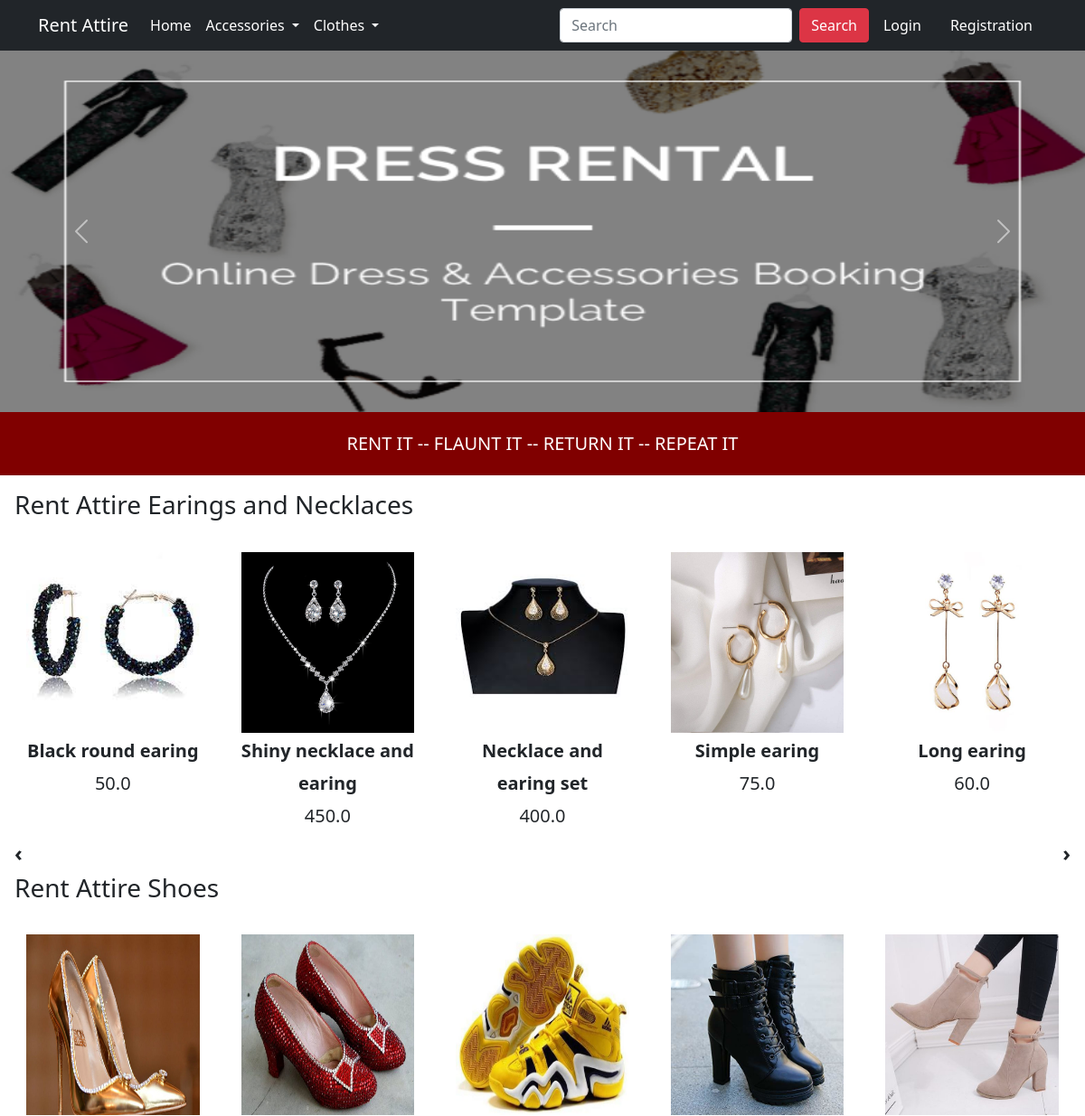
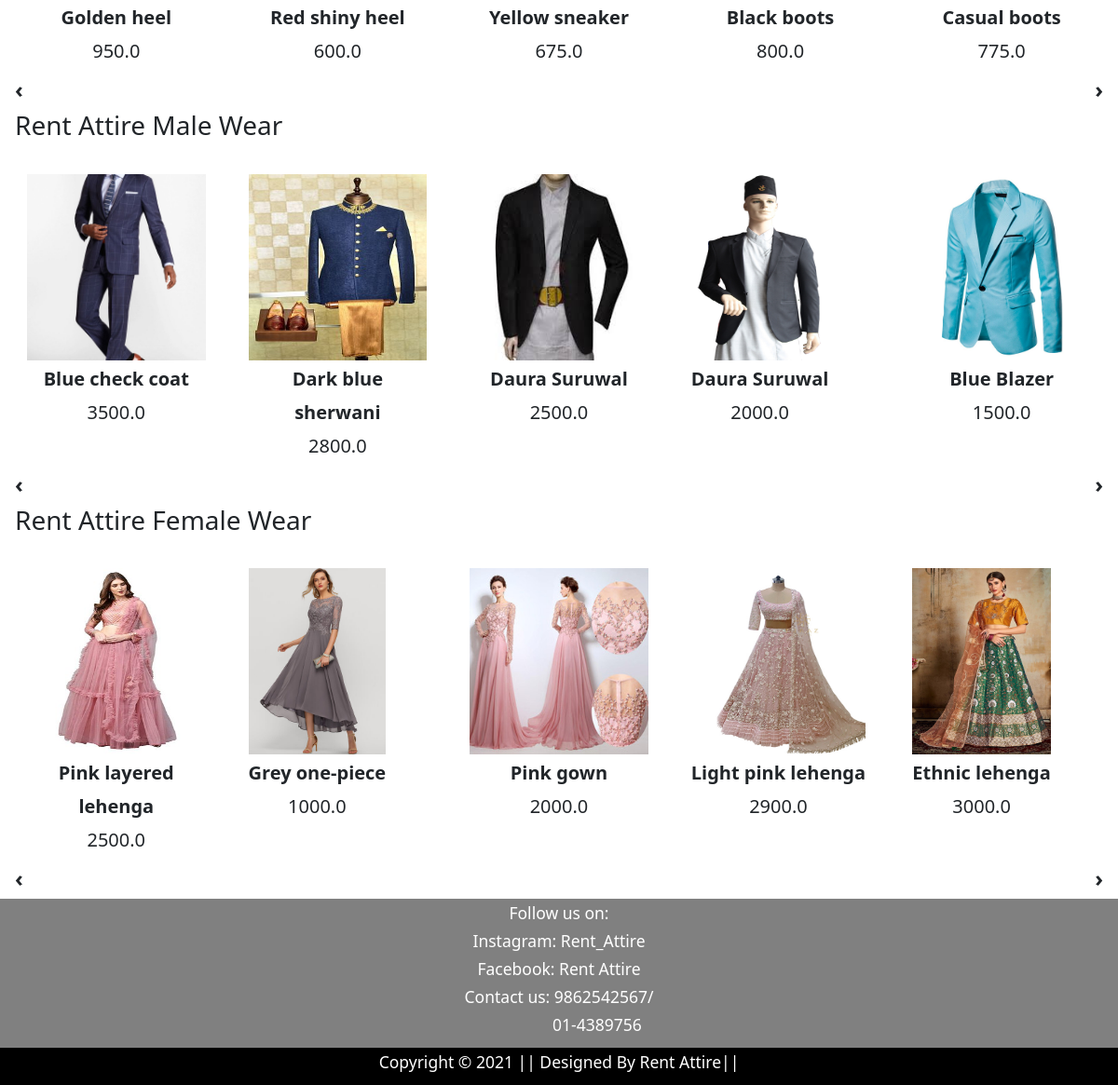
The page / on the database its author committed (2 pictures, top to bottom).
### app/models.py (models this page shows, shortened)
class Product(models.Model):
    title = models.CharField(max_length=100)
    renting_price = models.FloatField()
    discounted_price = models.FloatField()
    description = models.TextField()
    category = models.CharField(choices = CATEGORY_CHOICES, max_length=2)
    materialandcare = models.TextField(null=True)
    product_image = models.ImageField(upload_to='producting')

### app/views.py (the view)
# urls.py: path('',views.ProductView.as_view(), name = "home"),
class ProductView(View):
     def get(self,request):
         totalitem = 0
         earingsandnecklace = Product.objects.filter(category='E')
         shoes= Product.objects.filter(category='S')
         male = Product.objects.filter(category='M')
         female= Product.objects.filter(category='F')
         if request.user.is_authenticated:
             totalitem = len(Cart.objects.filter(user=request.user))
         return render(request, 'app/home.html',{'earingsandnecklace':earingsandnecklace, 'shoes':shoes, 'male':male, 'female':female, 'totalitem':totalitem})

### app/templates/app/home.html (shortened to what this page needs)
{% extends 'app/base.html' %}
{% load static %}
{% block banner_slider %}
 <div id="carouselExampleControls" class="carousel slide" data-bs-ride="carousel">
  <div class="carousel-inner">
    <div class="carousel-item active">
      <img src="{% static 'app/images/banner/a6.jpg' %}" class="d-block w-100" alt="..." width="700" height ="400">
    </div>
  </div>
  <a class="carousel-control-prev" href="#carouselExampleControls" role="button" data-bs-slide="prev">
    <span class="carousel-control-prev-icon" aria-hidden="true"></span>
  </a>
  <a class="carousel-control-next" href="#carouselExampleControls" role="button" data-bs-slide="next">
    <span class="carousel-control-next-icon" aria-hidden="true"></span>
  </a>
</div>
{% endblock banner_slider %}
{% block main-content %}
{% block livesale%} <p style="background: maroon; font-size:20px; text-align:center; height:70px; width:100%; padding:20px; color:white;" > RENT IT -- FLAUNT IT -- RETURN IT -- REPEAT IT</p>{% endblock livesale%}
<div class="m-3">
 <h3>Rent Attire Earings and Necklaces</h3>
 <div class="owl-carousel" id="slider1">
   {% for e in earingsandnecklace%}
  <a href="{% url 'product-detail' e.id %}" class="btn"><div class="item"><img src="{{e.product_image.url}}" alt="" height="200px"><span class="fw-bold fs-5">{{e.title}}</span><br><span class="fs-5">{{e.discounted_price}}</span></div></a>
   {% endfor %}
 </div>
</div>
<div class="m-3">
 <h3>Rent Attire Shoes</h3>
 <div class="owl-carousel" id="slider2">
  {% for s in shoes%}
  <a href="{% url 'product-detail' s.id %}" class="btn"><div class="item"><img src="{{s.product_image.url}}" alt="" height="200px"><span class="fw-bold fs-5">{{s.title}}</span><br><span class="fs-5">{{s.discounted_price}}</span></div></a>
   {% endfor %}
  </div>
</div>
<div class="m-3">
  <h3>Rent Attire Male Wear</h3>
  <div class="owl-carousel" id="slider3">
   {% for m in male%}
   <a href="{% url 'product-detail' m.id %}" class="btn"><div class="item"><img src="{{m.product_image.url}}" alt="" height="200px"><span class="fw-bold fs-5">{{m.title}}</span><br><span class="fs-5">{{m.discounted_price}}</span></div></a>
    {% endfor %}
   </div>
 </div>
<div class="m-3">
  <h3>Rent Attire Female Wear</h3>
  <div class="owl-carousel" id="slider4">
   {% for f in female%}
   <a href="{% url 'product-detail' f.id %}" class="btn"><div class="item"><img src="{{f.product_image.url}}" alt="" height="200px"><span class="fw-bold fs-5">{{f.title}}</span><br><span class="fs-5">{{f.discounted_price}}</span></div></a>
    {% endfor %}
   </div>
 </div>
{% endblock main-content %}

### app/templates/app/base.html (shortened to what this page needs)
<!doctype html>
{% load static %}
<html lang="en">
  <head>
    <link href="https://cdn.jsdelivr.net/npm/bootstrap@5.0.0-beta1/dist/css/bootstrap.min.css" rel="stylesheet">
    <link rel="stylesheet" href="{% static 'app/css/owl.carousel.min.css' %}">
    <link rel="stylesheet" href="{% static 'app/css/all.min.css' %}">
    <link rel="stylesheet" href="{% static 'app/css/style.css' %}">
  </head>
  <body>
    <nav class="navbar navbar-expand-lg navbar-dark bg-dark">
     <div class="container">
       <a class="navbar-brand" href="/">Rent Attire</a>
       <div class="collapse navbar-collapse" id="navbarSupportedContent">
         <ul class="navbar-nav me-auto mb-2 mb-lg-0">
           <li class="nav-item">
             <a class="nav-link active" aria-current="page" href="/">Home</a>
           </li>
           <li class="nav-item dropdown">
             <a class="nav-link dropdown-toggle text-white" href="#" id="fashionDropdown" role="button" data-bs-toggle="dropdown" aria-expanded="false">
               Accessories
             </a>
           </li>
           <li class="nav-item dropdown">
             <a class="nav-link dropdown-toggle text-white" href="#" id="fashionDropdown" role="button" data-bs-toggle="dropdown" aria-expanded="false">
               Clothes
             </a>
           </li>
         </ul>
         <form  action="/search" method="GET" class="d-flex">
           <input class="form-control me-2" name="keyword" type="search" placeholder="Search" required aria-label="Search">
           <button class="btn btn-danger" type="submit">Search</button>
         </form>
         <div>
          <ul class="navbar-nav me-auto mb-2 mb-lg-0">
            {% if request.user.is_authenticated %}
           <li class="nav-item dropdown mx-2">
              <a class="nav-link dropdown-toggle text-white" href="#" id="profileDropdown" role="button" data-bs-toggle="dropdown" aria-expanded="false">
                {{request.user.username|capfirst}}
              </a>
              <ul class="dropdown-menu" aria-labelledby="profileDropdown">
                <li><a class="dropdown-item" href="{% url 'profile' %}">Profile</a></li>
                <li><a class="dropdown-item" href="{% url 'orders' %}">Orders</a></li>
                <li><a class="dropdown-item" href="{% url 'passwordchange' %}">Change Password</a></li>
                <li><a class="dropdown-item" href="{% url 'logout' %}">Logout</a></li>
              </ul>
            </li>
            <li class="nav-item mx-2">
             <a href="{% url 'showcart' %}" class="nav-link text-white"><span class="badge bg-danger">{{totalitem}}</span> Cart </a>
            </li>
            {% else %}
            <li class="nav-item mx-2">
             <a href="{% url 'login' %}" class="nav-link text-white">Login</a>
            </li>
            <li class="nav-item mx-2">
             <a href="{% url 'customerregistration' %}" class="nav-link text-white">Registration</a>
            </li>
            {% endif %}
          </ul>
         </div>
       </div>
     </div>
    </nav>
    {% block banner_slider %} {% endblock banner_slider %}
    {% block main-content %} {% endblock main-content %}
    <div class="footer">
    <small class="text-white"> Follow us on:<br> Instagram: Rent_Attire <br> Facebook: Rent Attire <br> Contact us: 9862542567/ <br> &nbsp;&nbsp;&nbsp;&nbsp;&nbsp;&nbsp;&nbsp;&nbsp;&nbsp;&nbsp;&nbsp;&nbsp;&nbsp;&nbsp;&nbsp;&nbsp;&nbsp; 01-4389756</small>
      <div class="footer-bottom">
        <small class="text-white">Copyright &copy; 2021 || Designed By Rent Attire|| </small>
      </div>
    </div>
  </body>
</html>

### app/static/app/css/style.css (style rules this page uses)
.owl-carousel .item { font-size: 24px; text-align: center; margin-top: 20px;; }

### app/templates/app/base.html (style rules this page uses)
.footer { position:relative; background-color:gray; text-align: center; font-size: 20px; height: 200px; bottom: 0%; }
.footer .footer-bottom { background-color:black; color:black; height: 40px; width: 100%; text-align: center; position: absolute; font-size: 20px; bottom: 0px; left: 0px; }

### rows shown on the page
Product: product_image (picture), title "Black round earing", discounted_price "50.0"
Product: product_image (picture), title "Shiny necklace and earing", discounted_price "450.0"
Product: product_image (picture), title "Necklace and earing set", discounted_price "400.0"
Product: product_image (picture), title "Simple earing", discounted_price "75.0"
Product: product_image (picture), title "Long earing", discounted_price "60.0"
Product: product_image (picture), title "Golden heel", discounted_price "950.0"
Product: product_image (picture), title "Red shiny heel", discounted_price "600.0"
Product: product_image (picture), title "Yellow sneaker", discounted_price "675.0"
Product: product_image (picture), title "Black boots", discounted_price "800.0"
Product: product_image (picture), title "Casual boots", discounted_price "775.0"
Product: product_image (picture), title "Blue check coat", discounted_price "3500.0"
Product: product_image (picture), title "Dark blue sherwani", discounted_price "2800.0"
Product: product_image (picture), title "Daura Suruwal", discounted_price "2500.0"
Product: product_image (picture), title "Daura Suruwal", discounted_price "2000.0"
Product: product_image (picture), title "Blue Blazer", discounted_price "1500.0"
Product: product_image (picture), title "Pink layered lehenga", discounted_price "2500.0"
Product: product_image (picture), title "Grey one-piece", discounted_price "1000.0"
Product: product_image (picture), title "Pink gown", discounted_price "2000.0"
Product: product_image (picture), title "Light pink lehenga", discounted_price "2900.0"
Product: product_image (picture), title "Ethnic lehenga", discounted_price "3000.0"
